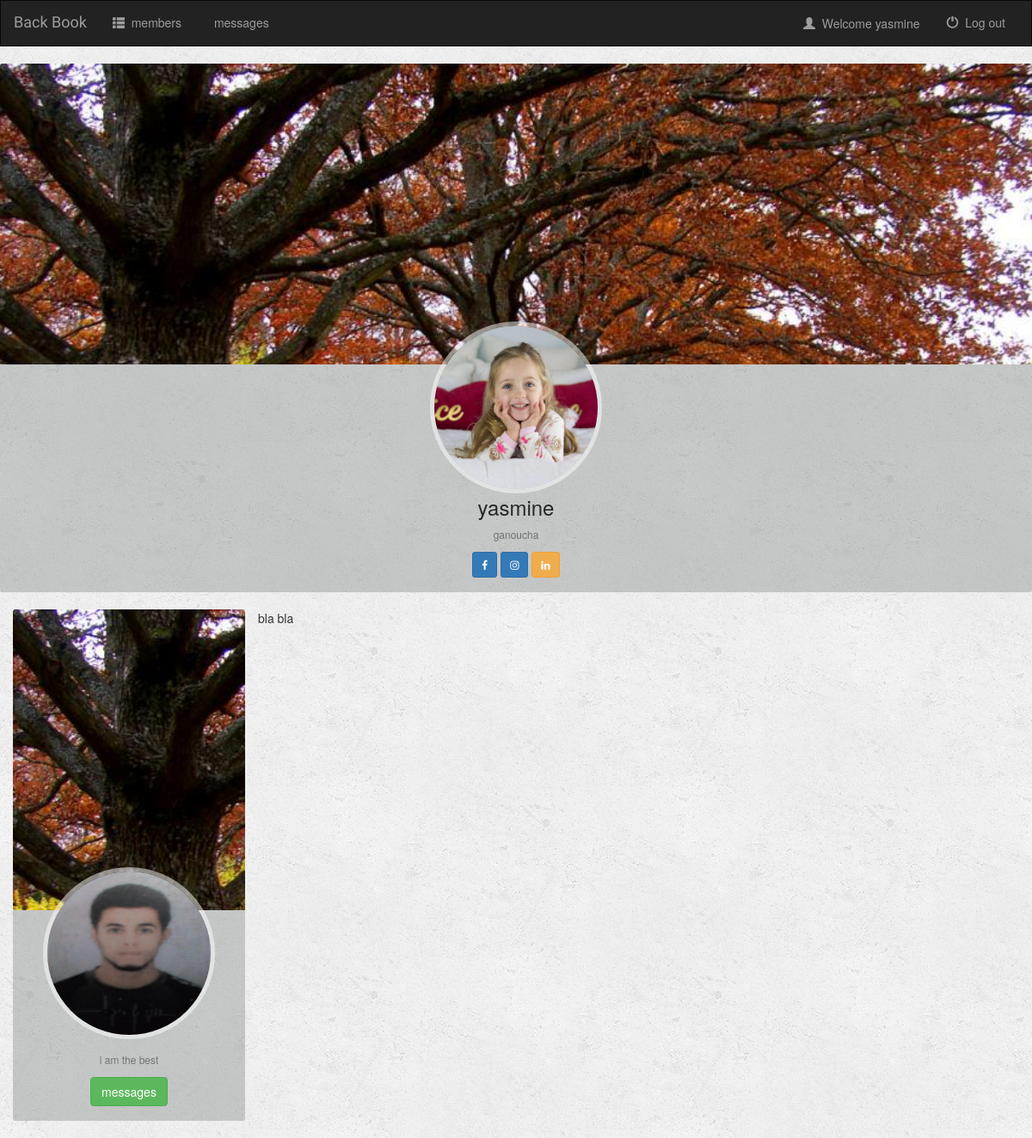
Screenshot of /profile/ (signed in) with the database file from the repository.
### app/models.py (models this page shows, shortened)
class UserProfile(models.Model):
    user   = models.OneToOneField(User,on_delete=models.CASCADE)
    profilePicture = models.ImageField(null=True)
    sex = models.CharField(default='None',max_length=10)
    bio = models.CharField(null=True,max_length=100)

class Friends(models.Model):
    user = models.ForeignKey(UserProfile,on_delete=models.CASCADE,default=None)
    friend = models.ForeignKey(User,on_delete=models.CASCADE,default=None,unique=True)
    messages= models.OneToOneField(Messages, on_delete=models.CASCADE ,null=True)
    confirmed = models.BooleanField(default=False)
    Isent = models.BooleanField(default=False)
    accepted = models.BooleanField(default=False)

### app/views.py (the view)
# urls.py: path('profile/', views.profile, name="profile"),
def profile(request):
    try:
        profile = get_object_or_404(UserProfile,user=request.user)
    except :
        redirect('app/edit_profile.html')
    profile1 = profile
    l=[]
    try:
        friends = Friends.objects.all().filter(user=profile,confirmed=True)
    except :
        friends = None
    for friend in friends :
        profile = get_object_or_404(UserProfile,user=friend.friend)
        l.append((friend,profile))
    return render(request, 'app/profile.html',{'all_friends':l,'profile':profile1})

### app/context_processors.py (called while the page is built)
def notification(request):
    if not request.user.is_authenticated:
        return {}
    profile = get_object_or_404(UserProfile,user=request.user)
    l=[]
    try:
        friends = Friends.objects.all().filter(user=profile,confirmed=False,Isent=False)
        if not friends :
            friends = Friends.objects.all().filter(user=profile,confirmed=True,Isent=False,accepted=True)
    except :
        friends = None
    for friend in friends :
        profile = get_object_or_404(UserProfile,user=friend.friend)
        l.append((friend,profile))
    return {'friends': l}

### app/templates/app/profile.html (shortened to what this page needs)
{% extends 'app/base.html' %}
{% block head %}
{% load static %}
<link href="//maxcdn.bootstrapcdn.com/font-awesome/4.3.0/css/font-awesome.min.css" rel="stylesheet">
<link rel="stylesheet" type="text/css" href="{% static 'app/profile.css' %}" />
<link rel="stylesheet" type="text/css" href="{% static 'app/model.css' %}" />
{% endblock head %}
{% block body %}
<div class="card hovercard">
    <div class="cardheader">
    </div>
    <div class="avatar">
        {% if profile.profilePicture %}
            <img id="{{user.id}}" alt="profile" src="{{profile.profilePicture.url}}">
        {% else %}
            <img id="{{user.id}}" alt="profile" src="/media/empty.png">
        {% endif %}
    </div>
    <div class="info">
        <div class="title">
            <span>{{user.username}}</span>
        </div>
        <div class="desc">{{profile.bio}}</div>
    </div>
    <div class="bottom">
        <a class="btn btn-primary btn-twitter btn-sm" href="https://twitter.com/webmaniac">
            <i class="fa fa-facebook"></i>
        </a>
        <a class="btn btn-primary btn-sm" rel="publisher"
            href="https://plus.google.com/shahnuralam">
            <i class="fa fa-instagram"></i>
        </a>
        <a class="btn btn-warning btn-sm" rel="publisher" href="https://plus.google.com/shahnuralam">
            <i class="fa fa-linkedin"></i>
        </a>
    </div>
</div>
{% if all_friends %}
            {% for friend in all_friends %}
                            <div class="col-sm-7 col-lg-3">
                                <div class="card hovercard">
                                    <div class="cardheader">
                                    </div>
                                    <div class="avatar">
                                        <img id="{{friend.0.id}}" alt="{{friend.0.username}}" src="{{ friend.1.profilePicture.url }}">
                                    </div>
                                    <div class="info">
                                        <div class="desc">{{friend.1.bio}}</div>
                                    </div>
                                    <div class="bottom">
                                        <a class="btn btn-success  btn-md" href="{% url 'app:confirm-request' friend.1.user.id %}">
                                           messages
                                        </a>
                                    </div>
                                </div>
                    </div>
                {% endfor %}
        {% endif %}
<p>
    bla bla
</p>
{% endblock  %}

### app/templates/app/base.html (shortened to what this page needs)
<!DOCTYPE html>
<html lang="en">
<head>
  {% load static %}
  <link rel="stylesheet" href="https://maxcdn.bootstrapcdn.com/bootstrap/3.3.6/css/bootstrap.min.css" />
  <link rel="stylesheet" type="text/css" href="{% static 'app/index_style.css' %}" />
  {% block head %}
  {% endblock head %}
</head>
<body>
  <nav class="navbar navbar-inverse">
    <div class="container-fluid">
      <div class="navbar-header">
        <a  class="navbar-brand" href="{% url 'app:index' %}"> Back Book </a>
      </div>
      {% if user.is_authenticated %}
      <div class="collapse navbar-collapse" id="topNavBar">
        <ul class="nav navbar-nav">
          <li class="">
            <a href="{% url 'app:members' %}">
              <span class="glyphicon glyphicon-th-list" aria-hidden="true"></span>&nbsp; members</a>
          </li>
          <li class="">
            <a href="{% url 'app:msg' %}">
              &nbsp; messages</a>
          </li>
        </ul>
        {% endif %}
        <ul class="nav navbar-nav navbar-right">
          {% if user.is_authenticated %}
          <li class="">
            <a class="btn btn-dark" href="{% url 'app:profile' %}" role="button" id="dropdownMenuLink" data-toggle="dropdown">
              <span class="glyphicon glyphicon-user" aria-hidden="true"></span>&nbsp; Welcome {{user.username}}
            </a>
        </li>
          <li class="">
            <a href="{% url 'app:logout' %}">
              <span class="glyphicon glyphicon-off" aria-hidden="true"></span>&nbsp; Log out</a>
          </li>
          {% endif %}
        </ul>
      </div>
    </div>
  </nav>
  {% block body %} {% endblock body %}
</body>
</html>

### app/static/app/index_style.css (style rules this page uses)
body { background-image: url("background.png"); }
.navbar { border-radius: 0; }
.navbar-brand { font-family: 'Satisfy', cursive; }

### app/static/app/profile.css (style rules this page uses)
body { background-color: red; }
.card { padding-top: 0px; margin: 0px 0 20px 0; background-color: rgba(37, 135, 155, 0.6); border-top-width: 0; border-bottom-width: 2px; -webkit-border-radius: 3px; -moz-border-radius: 3px; border-radius: 3px; -webkit-box-shadow: none; -moz-box-shadow: none; box-shadow: none; -webkit-box-sizing: border-box; -moz-box-sizing: border-box; box-sizing: border-box; }
.card.hovercard { position: relative; padding-top: 0; overflow: hidden; text-align: center; background-color: rgba(133, 138, 139, 0.4); }
.card.hovercard .cardheader { background: url("back.jpg"); background-size: cover; height: 350px; }
.card.hovercard .avatar { position: relative; top: -50px; margin-bottom: -50px; }
.card.hovercard .avatar img { width: 200px; height: 200px; max-width: 200px; max-height: 200px; -webkit-border-radius: 50%; -moz-border-radius: 50%; border-radius: 50%; border: 5px solid rgba(255,255,255,0.5); }
.card.hovercard .info { padding: 4px 8px 10px; }
.card.hovercard .info .title { margin-bottom: 10px; font-size: 24px; line-height: 1; color: #262626; vertical-align: middle; }
.card.hovercard .info .desc { overflow: hidden; font-size: 12px; line-height: 20px; color: #737373; text-overflow: ellipsis; }
.card.hovercard .bottom { padding: 0 20px; margin-bottom: 17px; }

### rows the page displays
UserProfile: profilePicture (picture), bio "ganoucha"
Friends: profilePicture (picture), bio "i am the best"

### other values shown
{{ user.username }} "yasmine"
